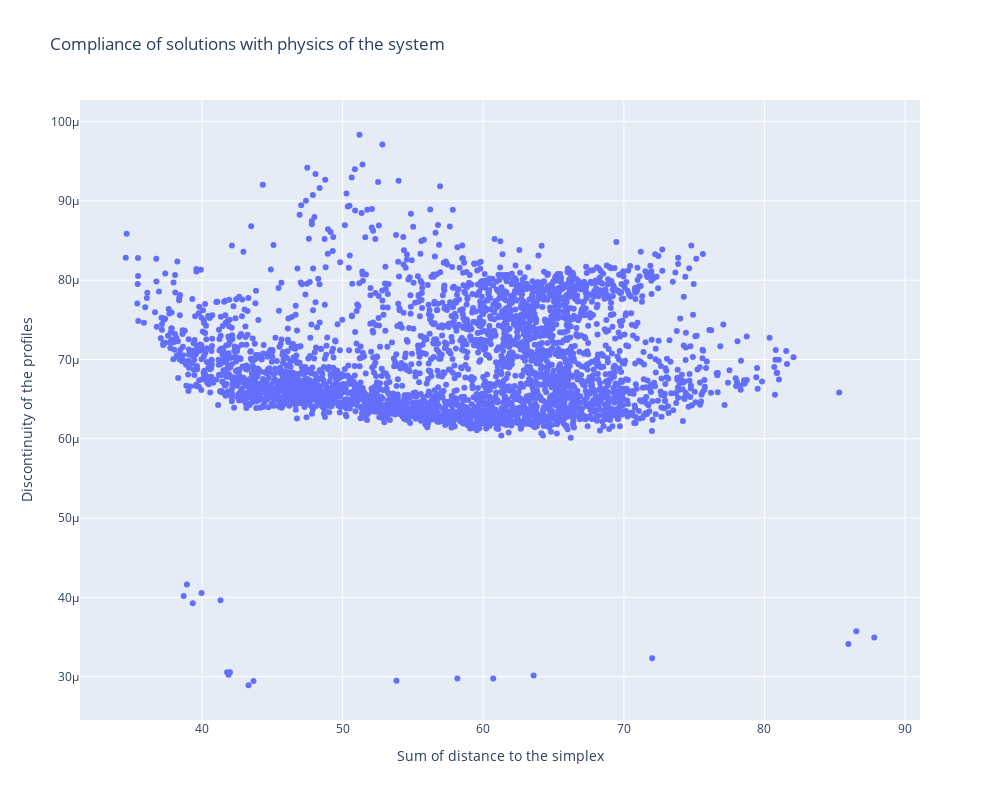

Write notebook code for a chart like this one.
### Markdown cell above
### Pair plots

### Code cell
import plotly.graph_objects as go

# Create a scatter plot
fig = go.Figure(
    data=go.Scatter(
        x=W_sum_dist_simplex,
        y=H_discontinuity,
        mode='markers',
        hoverinfo='text',
        text=[f'Index: {i}' for i in range(len(W_sum_dist_simplex))]
        )
    )

# Add labels and title
fig.update_layout(
    xaxis_title='Sum of distance to the simplex',
    yaxis_title='Discontinuity of the profiles',
    title='Compliance of solutions with physics of the system',
    height=800,
    width=1000
)

# # Show the plot
# fig.show()

### Figure 1 — Plotly figure (JSON) as saved in the notebook; plotly's stock layout.template omitted (floating-point values rounded to 4 significant figures; data arrays with more than 128 entries replaced by an {"elided": "..."} marker saying what was removed)
{"data": [{"hoverinfo": "text", "mode": "markers", "text": {"elided": "3475 str values"}, "type": "scatter", "x": {"elided": "3475 float values"}, "y": {"elided": "3475 float values"}}], "layout": {"height": 800, "title": {"text": "Compliance of solutions with physics of the system"}, "width": 1000, "xaxis": {"title": {"text": "Sum of distance to the simplex"}}, "yaxis": {"title": {"text": "Discontinuity of the profiles"}}}}
